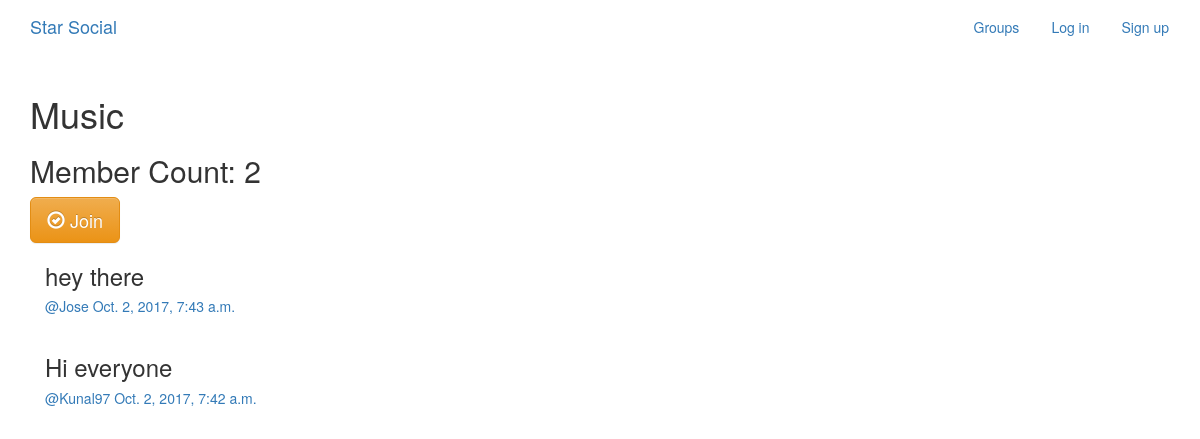
The app's page /groups/posts/in/music/ with its own data.
### groups/models.py (models this page shows, shortened)
class Group(models.Model):
    name = models.CharField(max_length=255, unique=True)
    slug = models.SlugField(allow_unicode=True, unique=True)
    description = models.TextField(blank=True, default='')
    description_html = models.TextField(editable=False, default='', blank=True)
    members = models.ManyToManyField(User,through="GroupMember")
    class Meta:
        ordering = ["name"]

### posts/models.py (models this page shows, shortened)
class Post(models.Model):
    user = models.ForeignKey(User, related_name="posts")
    created_at = models.DateTimeField(auto_now=True)
    message = models.TextField()
    message_html = models.TextField(editable=False)
    group = models.ForeignKey(Group, related_name="posts",null=True, blank=True)
    class Meta:
        ordering = ["-created_at"]
        unique_together = ["user", "message"]

### groups/views.py (the view)
# urls.py: url(r"^posts/in/(?P<slug>[-\w]+)/$",views.SingleGroup.as_view(),name="single"),
class SingleGroup(generic.DetailView):
    model = Group

### groups/templates/groups/group_detail.html
{% extends "groups/group_base.html" %}
{% block pregroup %}
<h1>{{group.name}}</h1>
<h2> Member Count: {{group.members.count}}</h2>
  <div class="content">
				{% if user in group.members.all %}
        <h2>You are a member</h2>
				{% else %}
					<a href="{% url 'groups:join' slug=group.slug %}" class="btn btn-lg btn-fill btn-warning"><span class="glyphicon glyphicon-ok-circle"></span> Join</a>
				{% endif %}
</div>
{% endblock %}
{% block group_content %}
<div class="col-md-8">
	{% if group.posts.count == 0 %}
	<h2>No posts in this group yet!</h2>
	{% else %}
		{% for post in group.posts.all %}
			{% include "posts/_post.html" %}
		{% endfor %}
	{% endif %}
</div>
{% endblock %}

### posts/templates/posts/_post.html (shortened to what this page needs)
<div class="post media">
	<h3>{{ post.message_html|safe }}</h3>
	<div class="media-body">
		<h5 class="media-heading">
			<span class="username"><a href="{% url 'posts:for_user' username=post.user.username %}">@{{post.user.username}}</a></span>
			<time class="time"><a href="{% url 'posts:single' username=post.user.username pk=post.pk %}">{{post.created_at}}</a></time>
		</h5>
	</div>
</div>

### records on screen
Group: name "Music", members.count "2"
Post: message_html "hey there", user.username "Jose", created_at "Oct. 2, 2017, 7:43 a.m."
Post: message_html "Hi everyone", user.username "Kunal97", created_at "Oct. 2, 2017, 7:42 a.m."
